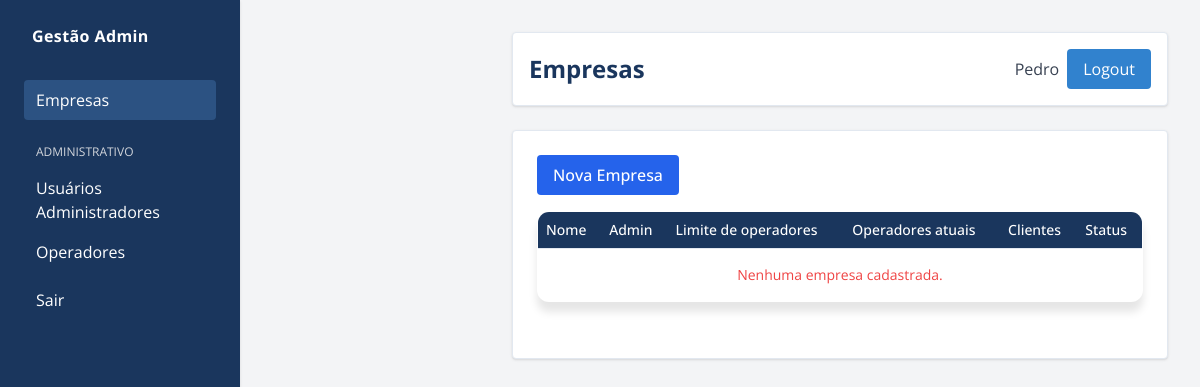
/adm/empresas/ (signed in), run on an earlier commit of the app's database.
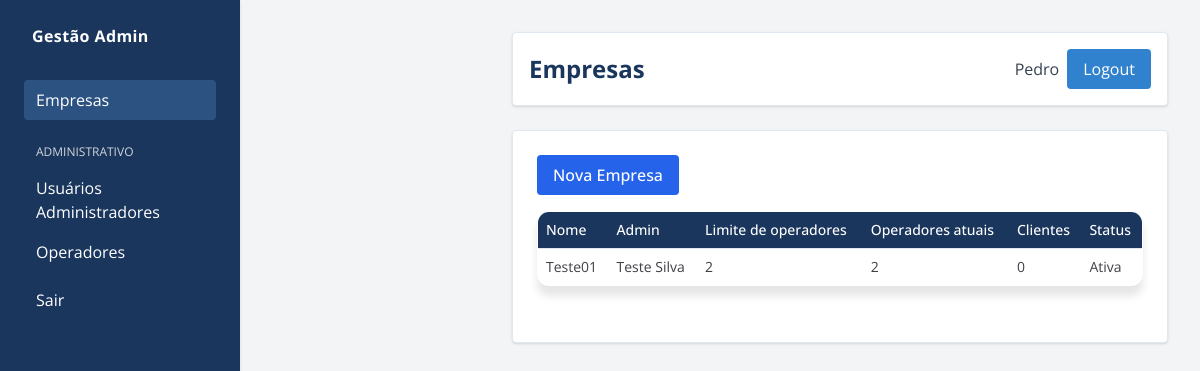
And on a later commit of the database.
### gestao/models/empresa.py (models this page shows, shortened)
class Empresa(models.Model):
    nome = models.CharField(max_length=150, unique=True)
    limite_colaboradores = models.PositiveIntegerField(default=0)
    admin = models.OneToOneField(
        "gestao.Cliente",
        on_delete=models.PROTECT,
        null=True,
        blank=True,
        related_name="empresa_administrada",
    )
    ativo = models.BooleanField(default=True)
    criado_em = models.DateTimeField(default=timezone.now)
    atualizado_em = models.DateTimeField(auto_now=True)
    class Meta:
        verbose_name = "Empresa"
        verbose_name_plural = "Empresas"
        ordering = ["nome"]

### gestao/models/cliente.py (models this page shows, shortened)
class Cliente(models.Model):
    usuario = models.OneToOneField(
        User, on_delete=models.CASCADE, related_name="cliente_gestao"
    )
    empresa = models.ForeignKey(
        "gestao.Empresa",
        on_delete=models.CASCADE,
        related_name="pessoas",
        null=True,
        blank=True,
    )
    telefone = models.CharField(max_length=20, blank=True)
    data_nascimento = models.DateField(null=True, blank=True)
    cpf = models.CharField(max_length=11, unique=True)
    PERFIS = (
        ("admin", "Administrador"),
        ("operador", "Operador"),
        ("cliente", "Cliente"),
    )
    perfil = models.CharField(max_length=10, choices=PERFIS, default="cliente")
    observacoes = models.TextField(blank=True)
    ativo = models.BooleanField(default=True)
    criado_por = models.ForeignKey(
        User, on_delete=models.CASCADE, related_name="usuarios_criados",
        null=True, blank=True
    )

### gestao/views/empresas.py (the view)
@login_required
def empresas_list(request):
    if (permission_denied := require_superadmin(request)):
        return permission_denied
    empresas = Empresa.objects.all().select_related("admin__usuario")
    empresas_info = []
    for empresa in empresas:
        operadores = Cliente.objects.filter(empresa=empresa, perfil="operador").count()
        clientes = Cliente.objects.filter(empresa=empresa, perfil="cliente").count()
        empresas_info.append(
            {
                "empresa": empresa,
                "operadores": operadores,
                "clientes": clientes,
            }
        )
    return render(
        request,
        "admin_custom/empresas.html",
        {"empresas_info": empresas_info},
    )

### gestao/views/empresas.py (called while the page is built)
def require_superadmin(request):
    if not request.user.is_superuser:
        return render(request, "sem_permissao.html")
    return None

### gestao/templates/admin_custom/empresas.html (shortened to what this page needs)
{% extends "admin_custom/base_admin.html" %}
{% load static %}
{% block header_title %}Empresas{% endblock %}
{% block menu_empresas %}bg-[#2c5282]{% endblock %}
{% block content %}
<div class="flex justify-between items-center mb-4">
  <a href="{% url 'admin_criar_empresa' %}" class="inline-block bg-blue-600 hover:bg-blue-700 text-white px-4 py-2 rounded font-medium">
    Nova Empresa
  </a>
</div>
<table class="min-w-full border border-zinc-200 text-sm">
  <thead class="bg-zinc-100 text-zinc-600">
    <tr>
      <th class="p-2 text-left font-medium">Nome</th>
      <th class="p-2 text-left font-medium">Admin</th>
      <th class="p-2 text-left font-medium">Limite de operadores</th>
      <th class="p-2 text-left font-medium">Operadores atuais</th>
      <th class="p-2 text-left font-medium">Clientes</th>
      <th class="p-2 text-left font-medium">Status</th>
    </tr>
  </thead>
  <tbody>
    {% for info in empresas_info %}
    <tr class="border-b border-zinc-100 hover:bg-zinc-50">
      <td class="p-2 text-zinc-700">{{ info.empresa.nome }}</td>
      <td class="p-2 text-zinc-700">
        {{ info.empresa.admin.usuario.get_full_name|default:info.empresa.admin.usuario.username|default:"—" }}
      </td>
      <td class="p-2 text-zinc-700">
        {{ info.empresa.limite_colaboradores|default:"0" }}
      </td>
      <td class="p-2 text-zinc-700">
        {{ info.operadores }}
      </td>
      <td class="p-2 text-zinc-700">
        {{ info.clientes }}
      </td>
      <td class="p-2 text-zinc-700">
        {% if info.empresa.ativo %}Ativa{% else %}Inativa{% endif %}
      </td>
    </tr>
    {% empty %}
    <tr>
      <td colspan="6" class="text-center text-red-500 py-4">Nenhuma empresa cadastrada.</td>
    </tr>
    {% endfor %}
  </tbody>
</table>
{% endblock %}

What changed in the data, as far as the page shows it:
added Empresa: empresa.nome "Teste01", empresa.admin.usuario.get_full_name "Teste Silva", empresa.limite_colaboradores "2", operadores "2", clientes "0", ativo "Ativa"
Also different on the page:
text no longer shown: "Nenhuma empresa cadastrada."
